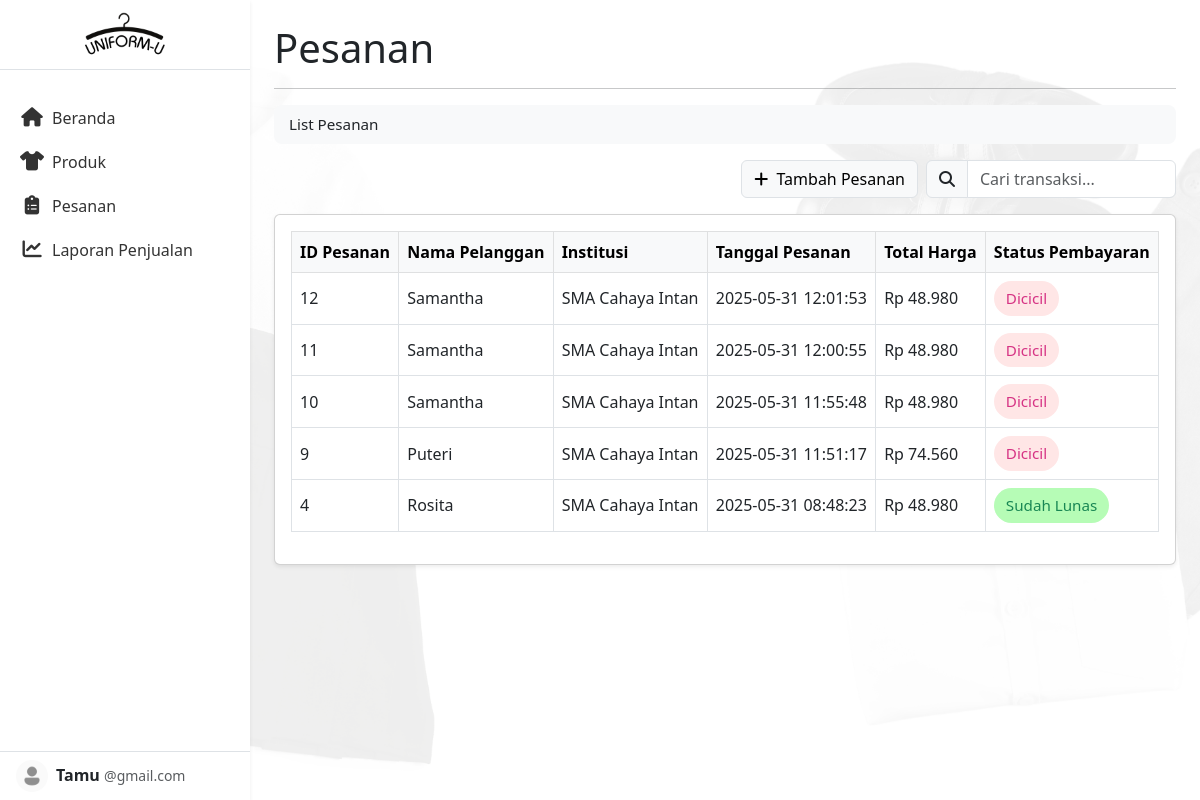
The app's page /laman-pesanan/pesanan.php, older data.
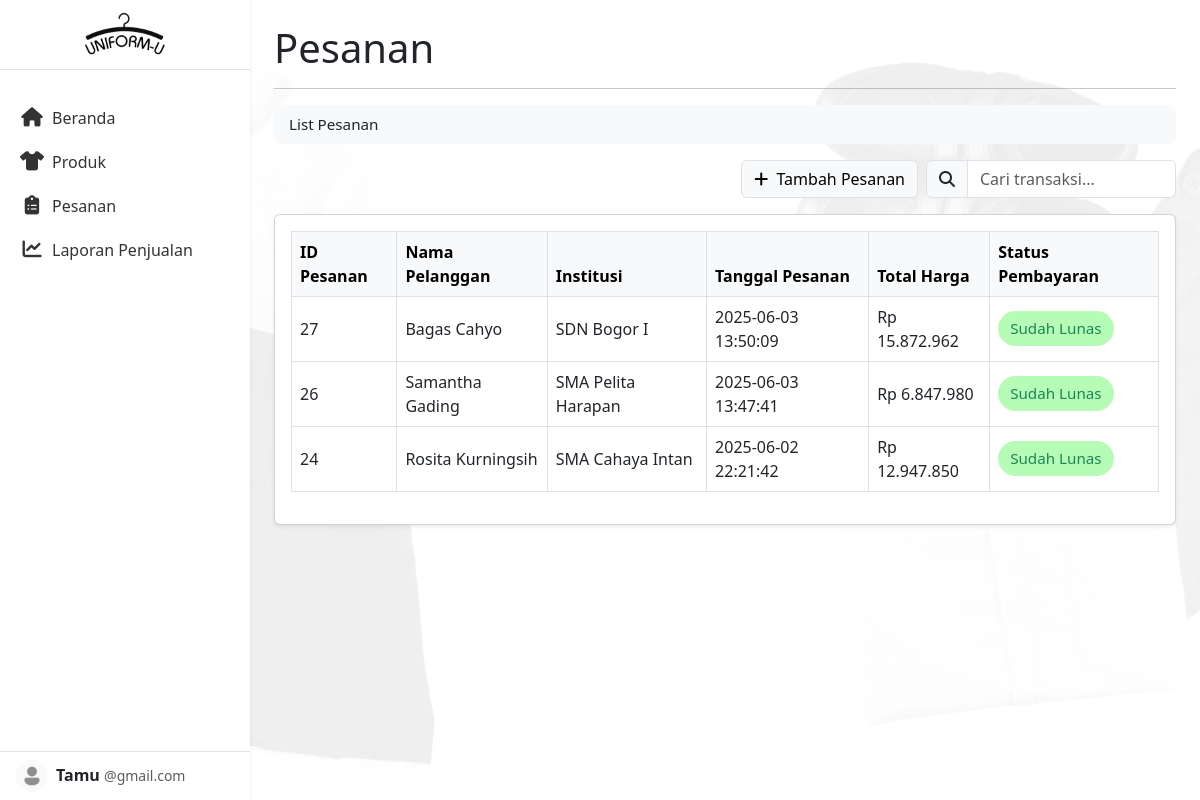
The same page, newer data.
### tables this page shows
CREATE TABLE `pesanan` (
  `id_pesanan` int(11) NOT NULL,
  `id_pelanggan` int(11) DEFAULT NULL,
  `tanggal_pesanan` datetime DEFAULT NULL,
  `total_harga` decimal(10,2) DEFAULT NULL,
  `status` enum('Dicicil','Sudah Lunas') DEFAULT NULL
);

CREATE TABLE `pelanggan` (
  `id_pelanggan` int(11) NOT NULL,
  `nama_pelanggan` varchar(255) NOT NULL,
  `no_telepon` varchar(30) NOT NULL,
  `sekolah` varchar(30) NOT NULL,
  `alamat_sekolah` text NOT NULL
);

### config.php (called while the page is built)
<?php
$protocol = (!empty($_SERVER['HTTPS']) && $_SERVER['HTTPS'] !== 'off') ? "https" : "http";
$host = $_SERVER['HTTP_HOST'];
$projectFolder = '/PBW-4C-SI-KELOMPOK-1/sistem-uniform-u';
$base_url = $protocol . '://' . $host . $projectFolder . '/';
?>

### laman-pesanan/pesanan.php (the view, shortened to what this page needs)
<?php
include '../config.php';
?>
<!DOCTYPE html>
<html lang="id">
<head>
  <link href="https://cdn.jsdelivr.net/npm/bootstrap@5.3.0/dist/css/bootstrap.min.css" rel="stylesheet">
  <link rel="stylesheet" href="https://cdnjs.cloudflare.com/ajax/libs/font-awesome/6.5.0/css/all.min.css">
  <link rel="stylesheet" href="../styles.css">
</head>
<body>
  <div class="d-flex">
    <?php include '../sidebar.php'; ?>
    <div class="flex-grow-1 p-4">
      <h1>Pesanan</h1>
      <hr>
      <nav aria-label="breadcrumb">
        <ul class="breadcrumb-custom">
          <li><a href="pesanan.php">List Pesanan</a></li>
        </ul>
      </nav>
      <div class="d-flex justify-content-between align-items-center mb-3">
        <div class="d-flex align-items-center gap-2">
          <a href="pesanan-baru.php" class="btn btn-light border text-black text-nowrap">
            <i class="fas fa-plus me-1"></i> Tambah Pesanan
          </a>
          <div class="input-group" style="max-width: 250px;">
            <span class="input-group-text"><i class="fas fa-search"></i></span>
            <input type="text" id="searchInput" class="form-control" placeholder="Cari transaksi...">
          </div>
        </div>
      </div>
      <div class="card shadow-sm mb-4">
        <div class="card-body">
          <div class="table-responsive">
            <table class="table align-middle table-bordered">
              <thead class="table-light">
                <tr>
                  <th>ID Pesanan</th>
                  <th>Nama Pelanggan</th>
                  <th>Institusi</th>
                  <th>Tanggal Pesanan</th>
                  <th>Total Harga</th>
                  <th>Status Pembayaran</th>
                </tr>
              </thead>
              <tbody>
                <?php
                $sql = "SELECT
                            p.id_pesanan,
                            pel.nama_pelanggan,
                            pel.sekolah,
                            p.tanggal_pesanan,
                            p.total_harga,
                            p.status
                        FROM pesanan p
                        JOIN pelanggan pel ON p.id_pelanggan = pel.id_pelanggan
                        ORDER BY p.tanggal_pesanan DESC";
                $result = mysqli_query($conn, $sql);
                if ($result && mysqli_num_rows($result) > 0):
                  while ($row = mysqli_fetch_assoc($result)):
                ?>
                <tr class="row-pesanan" data-id="<?= $row['id_pesanan'] ?>">
                  <td><?= htmlspecialchars($row['id_pesanan']) ?></td>
                  <td><?= htmlspecialchars($row['nama_pelanggan']) ?></td>
                  <td><?= htmlspecialchars($row['sekolah']) ?></td>
                  <td><?= htmlspecialchars($row['tanggal_pesanan']) ?></td>
                  <td>Rp <?= number_format($row['total_harga'], 0, ',', '.') ?></td>
                  <td>
                    <?php if (strtolower(trim($row['status'])) === 'sudah lunas'): ?>
                      <span class="status-badge bg-bright-green text-white">
                        <?= htmlspecialchars($row['status']) ?>
                      </span>
                    <?php elseif (strtolower(trim($row['status'])) === 'dicicil'): ?>
                      <span class="status-badge bg-light-pink text-dark">
                        <?= htmlspecialchars($row['status']) ?>
                      </span>
                    <?php else: ?>
                      <span class="status-badge bg-secondary text-white">
                        <?= htmlspecialchars($row['status']) ?>
                      </span>
                    <?php endif; ?>
                  </td>
                </tr>
                <?php endwhile; else: ?>
                <tr>
                  <td colspan="6" class="text-center text-muted">Belum ada pesanan.</td>
                </tr>
                <?php endif; ?>
              </tbody>
            </table>
          </div>
        </div>
      </div>
    </div>
  </div>
</body>
</html>

### sidebar.php (shortened to what this page needs)
<?php
include '../config.php';
?>
<div class="d-flex">
  <div id="sidebar" class="sidebar bg-white shadow-sm">
    <div class="sidebar-header d-flex justify-content-between px-3 py-3 border-bottom">
      <img src="<?= $base_url ?>assets/Logo Uniform-U.png" alt="Logo" class="sidebar-logo" id="sidebarLogo">
    </div>
    <ul class="nav flex-column mt-3">
      <li class="nav-item">
        <a class="nav-link" href="<?= $base_url ?>laman-dashboard/dashboard.php">
          <i class="fas fa-home me-2"></i><span class="sidebar-text">Beranda</span>
        </a>
      </li>
      <li class="nav-item">
        <a class="nav-link" href="<?= $base_url ?>laman-produk/produk.php">
          <i class="fas fa-tshirt me-2"></i><span class="sidebar-text">Produk</span>
        </a>
      </li>
      <li class="nav-item">
        <a class="nav-link" href="<?= $base_url ?>laman-pesanan/pesanan.php">
          <i class="fas fa-clipboard-list me-2"></i><span class="sidebar-text">Pesanan</span>
        </a>
      </li>
      <li class="nav-item">
        <a class="nav-link" href="<?= $base_url ?>laman-laporan/laporan.php">
          <i class="fas fa-chart-line me-2"></i><span class="sidebar-text">Laporan Penjualan</span>
        </a>
      </li>
    </ul>
    <a href="<?= $base_url ?>laman-user/user-profile.php" class="sidebar-footer d-flex align-items-center border-top mt-auto py-2 px-3 text-decoration-none text-dark">
      <img src="<?= $base_url ?>assets/PFP.png" class="rounded-circle me-2" width="32" height="32" alt="User">
      <div class="user-info">
        <div class="fw-semibold sidebar-text">
          <?= isset($_SESSION['username']) ? htmlspecialchars($_SESSION['username']) : 'Tamu' ?>
        </div>
        <small class="text-muted sidebar-text">
          <?= isset($_SESSION['email']) ? htmlspecialchars($_SESSION['email']) : '@gmail.com' ?>
        </small>
      </div>
    </a>
  </div>
</div>

### styles.css (style rules this page uses)
body { background-image: url('../sistem-uniform-u/assets/background-uniform-u.png'); background-size: cover; background-position: center; background-repeat: no-repeat; }
.sidebar { width: 250px; height: 100vh; background-color: #fff; position: sticky; top: 0; display: flex; flex-direction: column; transition: width 0.3s ease; box-shadow: 0 2px 8px rgba(0, 0, 0, 0.05); z-index: 100; }
.sidebar-header { height: 70px; padding: 0 20px; display: flex; align-items: center; justify-content: center; border-bottom: 1px solid #ddd; position: relative; }
.sidebar-logo { height: 50px; width: auto; display: block; margin: 0 auto; transition: all 0.3s ease; }
.sidebar .nav { flex-grow: 1; padding: 10px 0; }
.sidebar .nav-link { color: #333; padding: 10px 20px; display: flex; align-items: center; white-space: nowrap; transition: background-color 0.2s ease; }
.sidebar .nav-link i { font-size: 1.2rem; margin-right: 12px; min-width: 24px; text-align: center; transition: opacity 0.2s ease; }
.sidebar .sidebar-text { display: inline; transition: opacity 0.2s ease; }
.sidebar-footer { padding: 12px 20px; display: flex; align-items: center; border-top: 1px solid #eee; cursor: pointer; text-decoration: none; color: #333; transition: background-color 0.2s ease; }
.sidebar-footer img { width: 32px; height: 32px; border-radius: 50%; object-fit: cover; margin-right: 10px; }
.user-info { line-height: 1.2; }

### laman-pesanan/pesanan.php (style rules this page uses)
.status-badge { font-size: 0.95rem; font-weight: normal; padding: 6px 12px; border-radius: 20px; display: inline-flex; align-items: center; gap: 6px; }
.status-badge.bg-bright-green { background-color: #b6fcb6 !important; color: #198754 !important; }
.row-pesanan { cursor: pointer; transition: background 0.2s; }
.breadcrumb-custom { display: flex; list-style: none; padding: 8px 15px; background-color: #f8f9fa; border-radius: 8px; font-size: 0.95rem; margin-bottom: 1rem; }
.breadcrumb-custom li { margin-right: 8px; }
.breadcrumb-custom li:last-child::after { content: ""; margin: 0; }
.breadcrumb-custom a { text-decoration: none; color: #212529; }
.bg-light-pink { background-color: #ffe6e6 !important; color: #d63384 !important; }

Row changes from the older to the newer data that the page shows:
removed pesanan: id_pesanan "12", id_pelanggan.nama_pelanggan "Samantha", id_pelanggan.sekolah "SMA Cahaya Intan", tanggal_pesanan "2025-05-31 12:01:53", total_harga "48.980", status "Dicicil"
removed pesanan: id_pesanan "11", id_pelanggan.nama_pelanggan "Samantha", id_pelanggan.sekolah "SMA Cahaya Intan", tanggal_pesanan "2025-05-31 12:00:55", total_harga "48.980", status "Dicicil"
removed pesanan: id_pesanan "10", id_pelanggan.nama_pelanggan "Samantha", id_pelanggan.sekolah "SMA Cahaya Intan", tanggal_pesanan "2025-05-31 11:55:48", total_harga "48.980", status "Dicicil"
removed pesanan: id_pesanan "9", id_pelanggan.nama_pelanggan "Puteri", id_pelanggan.sekolah "SMA Cahaya Intan", tanggal_pesanan "2025-05-31 11:51:17", total_harga "74.560", status "Dicicil"
removed pesanan: id_pesanan "4", id_pelanggan.nama_pelanggan "Rosita", id_pelanggan.sekolah "SMA Cahaya Intan", tanggal_pesanan "2025-05-31 08:48:23", total_harga "48.980", status "Sudah Lunas"
added pesanan: id_pesanan "27", id_pelanggan.nama_pelanggan "Bagas Cahyo", id_pelanggan.sekolah "SDN Bogor I", tanggal_pesanan "2025-06-03 13:50:09", total_harga "15.872.962", status "Sudah Lunas"
added pesanan: id_pesanan "26", id_pelanggan.nama_pelanggan "Samantha Gading", id_pelanggan.sekolah "SMA Pelita Harapan", tanggal_pesanan "2025-06-03 13:47:41", total_harga "6.847.980", status "Sudah Lunas"
added pesanan: id_pesanan "24", id_pelanggan.nama_pelanggan "Rosita Kurningsih", id_pelanggan.sekolah "SMA Cahaya Intan", tanggal_pesanan "2025-06-02 22:21:42", total_harga "12.947.850", status "Sudah Lunas"
